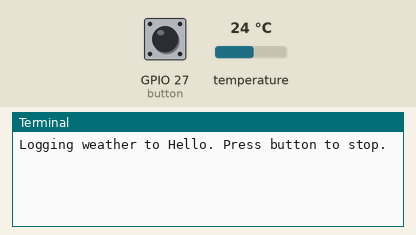
The program below on a simulated Raspberry Pi (BCM pin numbers), started with the argument Hello. On the bench: the last lines printed to the terminal. The inputs (shaded band) are chosen by the test bench; at power-on: GPIO 27 (button) HIGH, temperature 24 °C. The clock reads 2024-03-15 10:24:30 at power-on unless the program sets it; files the program writes start out absent; threads take turns every 2 ms. At 1.8 s the program stops and its outputs stay as they are.

Above: at 1.2 s.
1.3 s: GPIO 27 (button) pulled LOW for 0.15 s
At 1.58 s:
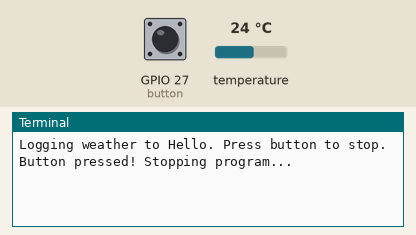
At 2.5 s:
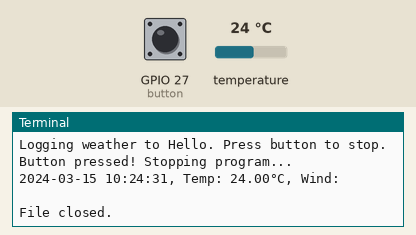

The program:

weather_logger.py
```python
import serial
from gpiozero import Button
import sys, time, threading

# Get output filename from command line
if len(sys.argv) < 2:
    print(f"Usage: python3 {sys.argv[0]} <output_filename>")
    sys.exit("Failed to launch. need command line argument")
output = sys.argv[1]

# Setup button
button = Button(27, bounce_time=0.1)
stop_flag = False

def button_thread():
    global stop_flag
    while not stop_flag:
        if button.is_pressed:
            print("Button pressed! Stopping program...")
            stop_flag = True
        time.sleep(0.05)  # check every 50ms


input_temp = "/sys/bus/w1/devices/28-0319163131e5/temperature"
def read_temp():
    """Read temperature from 1-wire sensor"""
    try:
        with open(input_temp, 'r') as file:
            return float(file.read()) / 1000
    except (ValueError, FileNotFoundError, OSError):
        print("Temperature sensor disconnected or invalid value")
        return None


# Open the serial port to the Arduino
ser = serial.Serial('/dev/ttyACM0', 9600, timeout=1)

# Start button thread
threading.Thread(target=button_thread, daemon=True).start()

# Open output file, log temp+wind
with open(output, 'w') as log:
    print(f"Logging weather to {output}. Press button to stop.")
    while not stop_flag:
        temp = read_temp()
        line = ser.readline().decode('utf-8').strip()  # read a line from Arduino
        wind = line[12:]
        timestamp = time.strftime('%Y-%m-%d %H:%M:%S', time.localtime())

        log.write(f"{timestamp}, Temp: {temp:.2f}°C, Wind: {wind}\n")
        print(f"{timestamp}, Temp: {temp:.2f}°C, Wind: {wind}\n")
       # time.sleep(1) (1 sec delay is set by Arduino for the moment)

print("File closed.")
```

Measured:
- after the input at 1.3 s, the terminal: prints a new line at once (image 1)
